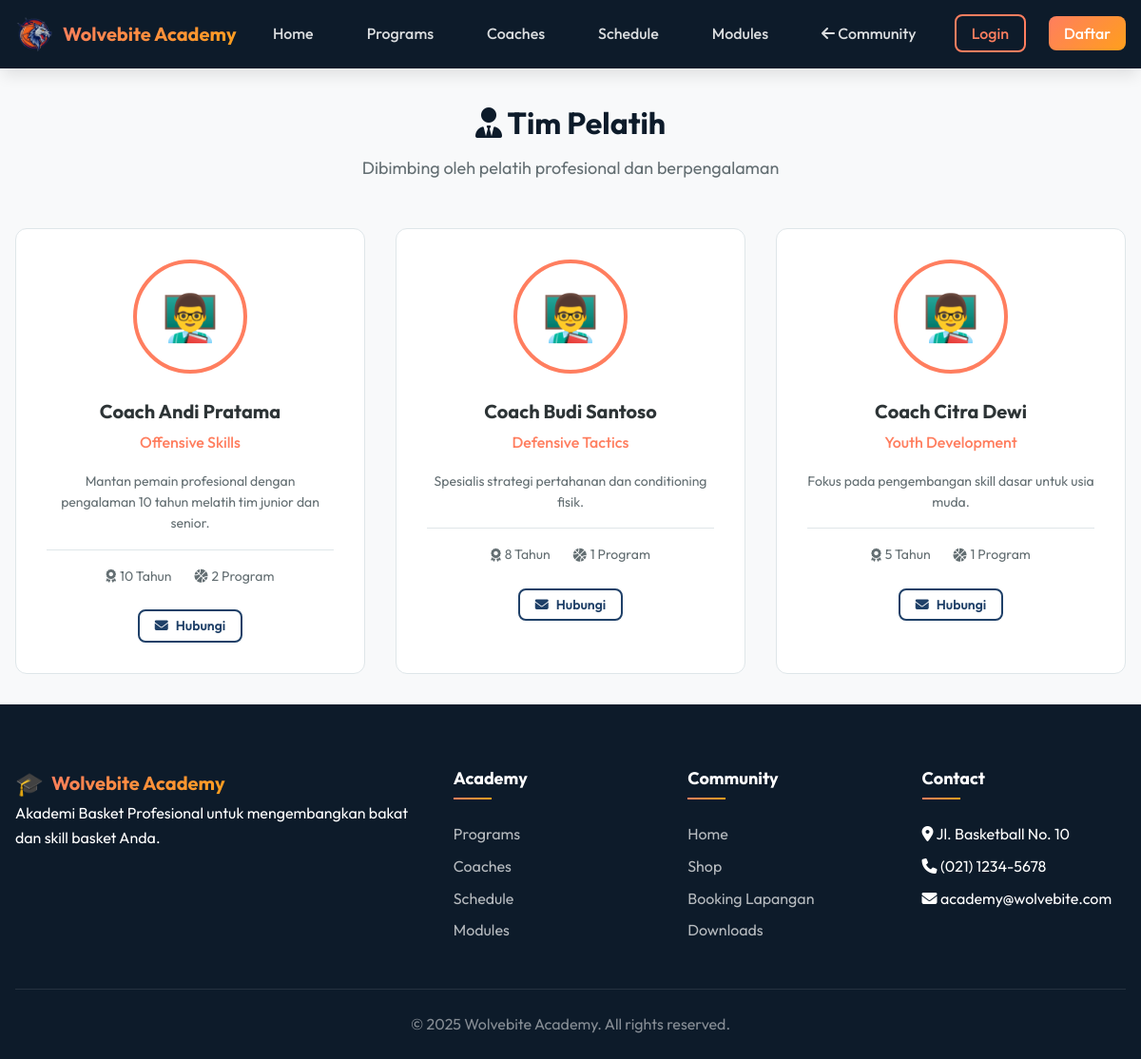
Page /academy/coaches.php on the committed database.
### tables this page shows
CREATE TABLE IF NOT EXISTS academy_coaches (
    id INT AUTO_INCREMENT PRIMARY KEY,
    name VARCHAR(100) NOT NULL,
    email VARCHAR(100) UNIQUE,
    phone VARCHAR(20),
    specialization VARCHAR(100),
    bio TEXT,
    photo VARCHAR(255),
    experience_years INT DEFAULT 0,
    certifications TEXT,
    status ENUM('active', 'inactive') DEFAULT 'active',
    created_at TIMESTAMP DEFAULT CURRENT_TIMESTAMP,
    updated_at TIMESTAMP DEFAULT CURRENT_TIMESTAMP ON UPDATE CURRENT_TIMESTAMP
);

### includes/functions.php (called while the page is built, shortened)
<?php
function sanitize($input)
{
    return htmlspecialchars(trim($input), ENT_QUOTES, 'UTF-8');
}
?>

### academy/coaches.php (the view, shortened to what this page needs)
<?php
require_once 'includes/header.php';
$coaches = mysqli_query($conn, "SELECT c.*,
                                 (SELECT COUNT(*) FROM academy_programs p WHERE p.coach_id = c.id AND p.status = 'active') as program_count
                                 FROM academy_coaches c
                                 WHERE c.status = 'active'
                                 ORDER BY c.experience_years DESC");
?>
<div class="container">
    <div class="section-header">
        <h1 class="section-title"><i class="fas fa-user-tie"></i> Tim Pelatih</h1>
        <p class="section-subtitle">Dibimbing oleh pelatih profesional dan berpengalaman</p>
    </div>
    <?php if (mysqli_num_rows($coaches) > 0): ?>
        <div class="coach-grid">
            <?php while ($coach = mysqli_fetch_assoc($coaches)): ?>
                <div class="coach-card">
                    <div class="coach-avatar">
                        <?php if ($coach['photo']): ?>
                            <img src="uploads/coaches/<?php echo $coach['photo']; ?>" alt="">
                        <?php else: ?>
                            👨‍🏫
                        <?php endif; ?>
                    </div>
                    <h3 class="coach-name"><?php echo sanitize($coach['name']); ?></h3>
                    <p class="coach-specialization"><?php echo sanitize($coach['specialization']); ?></p>
                    <p class="coach-bio"><?php echo sanitize($coach['bio']); ?></p>
                    <div class="coach-experience">
                        <span><i class="fas fa-award"></i> <?php echo $coach['experience_years']; ?> Tahun</span>
                        <span><i class="fas fa-basketball-ball"></i> <?php echo $coach['program_count']; ?> Program</span>
                    </div>
                    <?php if ($coach['email']): ?>
                        <div style="margin-top: var(--space-lg);">
                            <a href="mailto:<?php echo $coach['email']; ?>" class="btn btn-outline btn-sm">
                                <i class="fas fa-envelope"></i> Hubungi
                            </a>
                        </div>
                    <?php endif; ?>
                </div>
            <?php endwhile; ?>
        </div>
    <?php endif; ?>
</div>
<?php require_once 'includes/footer.php'; ?>

### assets/css/style.css (style rules this page uses)
:root { --primary-dark: #0d1b2a; --primary: #1f4068; --primary-light: #2a5298; --accent-color: #ff7e5f; --accent-alt: #ff9f1c; --accent-gradient: linear-gradient(135deg, #ff7e5f, #ff9f1c); --bg-color: #f8f9fa; --bg-dark: #0d1b2a; --card-bg: #ffffff; --text-color: #2d3436; --text-light: #636e72; --text-muted: #b2bec3; --border-color: #dfe6e9; --success: #00b894; --warning: #fdcb6e; --danger: #ff7675; --info: #74b9ff; --font-family: 'Outfit', sans-serif; --font-size-xs: 0.75rem; --font-size-sm: 0.875rem; --font-size-base: 1rem; --font-size-lg: 1.125rem; --font-size-xl: 1.25rem; --font-size-2xl: 1.5rem; --font-size-3xl: 2rem; --font-size-4xl: 2.5rem; --font-size-5xl: 3rem; --space-xs: 0.25rem; --space-sm: 0.5rem; --space-md: 1rem; --space-lg: 1.5rem; --space-xl: 2rem; --space-2xl: 3rem; --space-3xl: 4rem; --radius-sm: 0.375rem; --radius-md: 0.5rem; --radius-lg: 0.75rem; --radius-xl: 1rem; --radius-2xl: 1.5rem; --radius-full: 9999px; --shadow-sm: 0 1px 2px rgba(0, 0, 0, 0.05); --shadow-md: 0 4px 6px -1px rgba(0, 0, 0, 0.1); --shadow-lg: 0 10px 15px -3px rgba(0, 0, 0, 0.1); --shadow-xl: 0 20px 25px -5px rgba(0, 0, 0, 0.1); --shadow-glow: 0 0 30px rgba(255, 126, 95, 0.3); --transition-fast: 0.15s ease; --transition-base: 0.3s ease; --transition-slow: 0.5s ease; --container-max: 1200px; --container-padding: 1rem; }
*, *::before, *::after { margin: 0; padding: 0; box-sizing: border-box; }
html { scroll-behavior: smooth; }
body { font-family: var(--font-family); font-size: var(--font-size-base); line-height: 1.6; color: var(--text-color); background-color: var(--bg-color); min-height: 100vh; display: flex; flex-direction: column; }
a { text-decoration: none; color: inherit; transition: color var(--transition-fast); }
.container { max-width: var(--container-max); margin: 0 auto; padding: 0 var(--container-padding); }
.section-header { text-align: center; margin-bottom: var(--space-2xl); }
.section-title { font-size: var(--font-size-3xl); font-weight: 700; color: var(--primary-dark); margin-bottom: var(--space-sm); }
.section-subtitle { font-size: var(--font-size-lg); color: var(--text-light); }
.btn { display: inline-flex; align-items: center; justify-content: center; gap: var(--space-sm); padding: var(--space-sm) var(--space-lg); font-weight: 600; border-radius: var(--radius-md); transition: all var(--transition-fast); cursor: pointer; border: none; }
.btn-outline { border: 2px solid var(--primary); color: var(--primary); background: transparent; }
.btn-sm { padding: var(--space-xs) var(--space-md); font-size: var(--font-size-sm); }

### academy/assets/css/academy.css (style rules this page uses)
.coach-grid { display: grid; grid-template-columns: repeat(auto-fill, minmax(280px, 1fr)); gap: var(--space-xl); }
.coach-card { background: var(--card-bg); border-radius: var(--radius-lg); padding: var(--space-xl); text-align: center; border: 1px solid var(--border-color); transition: transform 0.3s ease; }
.coach-avatar { width: 120px; height: 120px; border-radius: 50%; background: linear-gradient(135deg, var(--primary-color), var(--accent-color)); display: flex; align-items: center; justify-content: center; font-size: 3rem; margin: 0 auto var(--space-lg); border: 4px solid var(--accent-color); }
.coach-name { font-size: var(--font-size-xl); margin-bottom: var(--space-xs); }
.coach-specialization { color: var(--accent-color); font-weight: 500; margin-bottom: var(--space-md); }
.coach-bio { color: var(--text-light); font-size: var(--font-size-sm); margin-bottom: var(--space-md); }
.coach-experience { display: flex; justify-content: center; gap: var(--space-lg); padding-top: var(--space-md); border-top: 1px solid var(--border-color); }
.coach-experience span { display: flex; align-items: center; gap: var(--space-xs); font-size: var(--font-size-sm); color: var(--text-light); }

### rows in the picture
academy_coaches: name "Coach Andi Pratama", specialization "Offensive Skills", bio "Mantan pemain profesional dengan pengalaman 10 tahun melatih tim junior dan senior.", experience_years "10", program_count "2"
academy_coaches: name "Coach Budi Santoso", specialization "Defensive Tactics", bio "Spesialis strategi pertahanan dan conditioning fisik.", experience_years "8", program_count "1"
academy_coaches: name "Coach Citra Dewi", specialization "Youth Development", bio "Fokus pada pengembangan skill dasar untuk usia muda.", experience_years "5", program_count "1"
